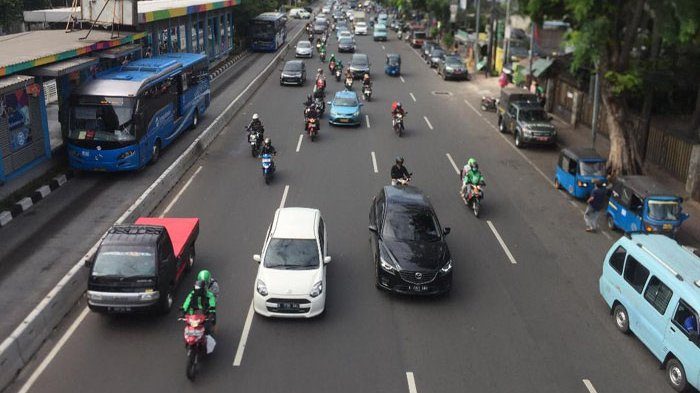
#> input picture uji.jpg, 700 x 393 px
$ python PNGJ.py
#> lines starting #> are read from the running program, lines starting #| are printed output that depends on the picture; after the words box and inside, x2 and y2 are one past the last pixel; in counts of white or black regions, pixels touching at a corner belong together
import cv2
import numpy as np

# Load the trained model
model = cv2.CascadeClassifier('19junes.xml')

# Load the image for testing
image_path = 'uji.jpg'
image = cv2.imread(image_path)
#> image is the input picture: shape (393, 700, 3); mean B, G, R 89.5, 89.2, 88.6
gray = cv2.cvtColor(image, cv2.COLOR_BGR2GRAY)
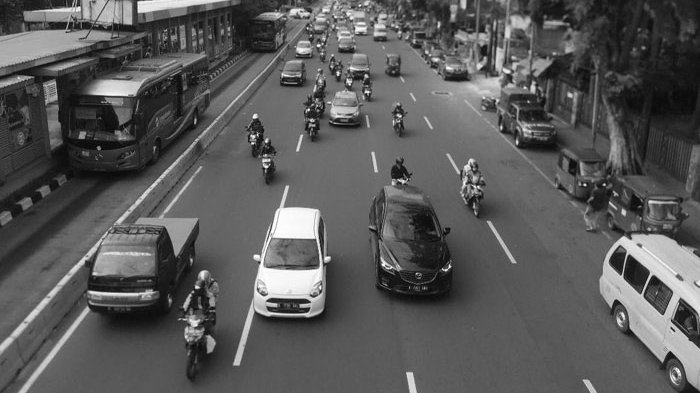
#> gray: shape (393, 700); min 0, max 255, mean 89.1

# Perform the detection
cars = model.detectMultiScale(gray, scaleFactor=1.1, minNeighbors=5, minSize=(30, 30))
#> cars = [[277, 56, 34, 34], [325, 86, 45, 45], [94, 254, 75, 75], [241, 226, 107, 107], [370, 193, 113, 113]]

# Ground truth (manually annotated)
true_positive = len(cars)  # Number of cars detected
#> true_positive = 5
false_negative = 40 - true_positive  # Total cars - Detected cars
#> false_negative = 35

false_positive = 0  # Initialize false positive count

# Draw rectangles around the detected cars
for (x, y, w, h) in cars:
    cv2.rectangle(image, (x, y), (x + w, y + h), (255, 0, 0), 2)
#> this loop made 5 passes
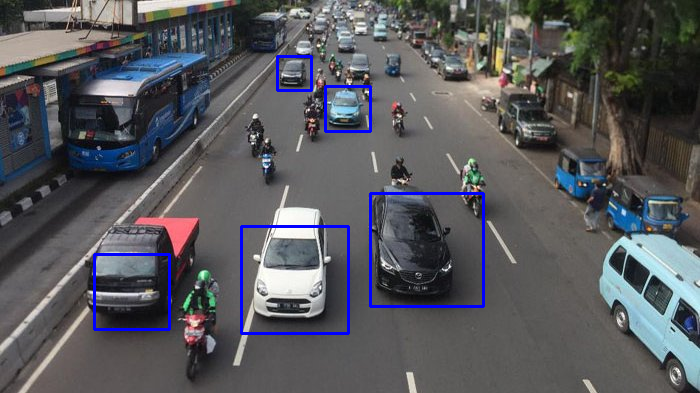
#> image: shape (393, 700, 3); 1.62% of pixels changed, all inside (x1, y1, x2, y2) = (93, 55, 485, 335)

# Load the ground truth (e.g., from XML file)
#> (the run stopped early here; a loop or call above may not have finished)
